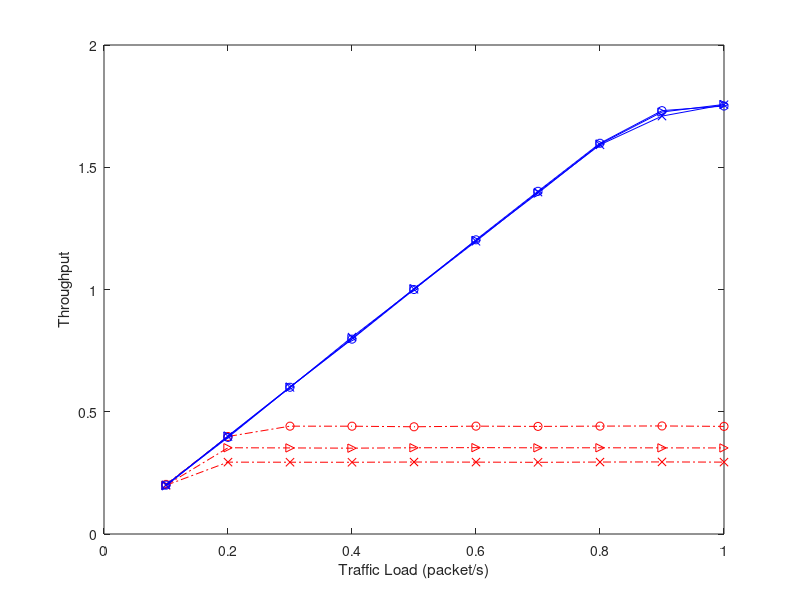

Reproduce this figure in MATLAB. (Note: this script raises an error after producing the figure.)
% Plot throughput, from 1hop - 10 hops
% \xi = 14, 17, 20, traffic load: 0.1:0.1:1
% PRI-basic, PRI-ASM (adaptive schedule maintaince)
basic=[0.202947658	0.398884298	0.441060606	0.440936639	0.438567493	0.441170799	0.440110193	0.441267218	0.441928375	0.440165289;
0.199283747	0.352672176	0.352038567	0.351101928	0.352630854	0.353236915	0.352506887	0.352644628	0.352245179	0.351942149;
0.19915978	0.293911846	0.293650138	0.293443526	0.294407713	0.294008264	0.293236915	0.294325069	0.29476584	0.29399449
    ];

asm=[0.199862259	0.395082645	0.600137741	0.796928375	0.999931129	1.203236915	1.40161157	1.598168044	1.731556474	1.750413223;
0.196749311	0.400936639	0.601212121	0.799187328	1.003484848	1.200895317	1.394256198	1.595151515	1.725895317	1.756900826;
0.201019284	0.399104683	0.599724518	0.805330579	1.000950413	1.197245179	1.398347107	1.591818182	1.70922865	1.755702479
    ];


figure;
hold off;
arrival_rate=0.1:0.1:1;
plot(arrival_rate,basic(1,:),'ro-.');
hold on;
plot(arrival_rate,basic(2,:),'r>-.');
plot(arrival_rate,basic(3,:),'rx-.');


plot(arrival_rate,asm(1,:),'bo-');
plot(arrival_rate,asm(2,:),'b>-');
plot(arrival_rate,asm(3,:),'bx-');

% set(gca,'XTick',0.05:0.05:0.5);
% set(gca,'XTickLabel',0.05:0.05:0.5);
%set(gca,'Xdir','reverse')
% axis([0.05 0.5 20 250]);
xlabel('Traffic Load (packet/s)');
ylabel('Throughput');
legend('PRI-basic, {{\it{\xi}} = 14}','PRI-basic, {{\it{\xi}} = 18}','PRI-basic, {{\it{\xi}} = 22}', ...
    'PRI-ASM, {{\it{\xi}} = 14}','PRI-ASM, {{\it{\xi}} = 18}','PRI-ASM, {{\it{\xi}} = 22}',2);
% grid on;
